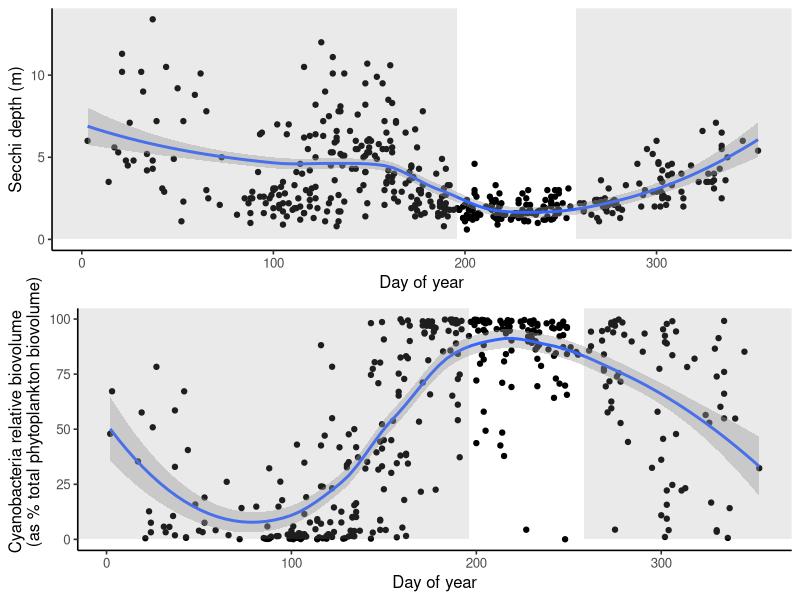
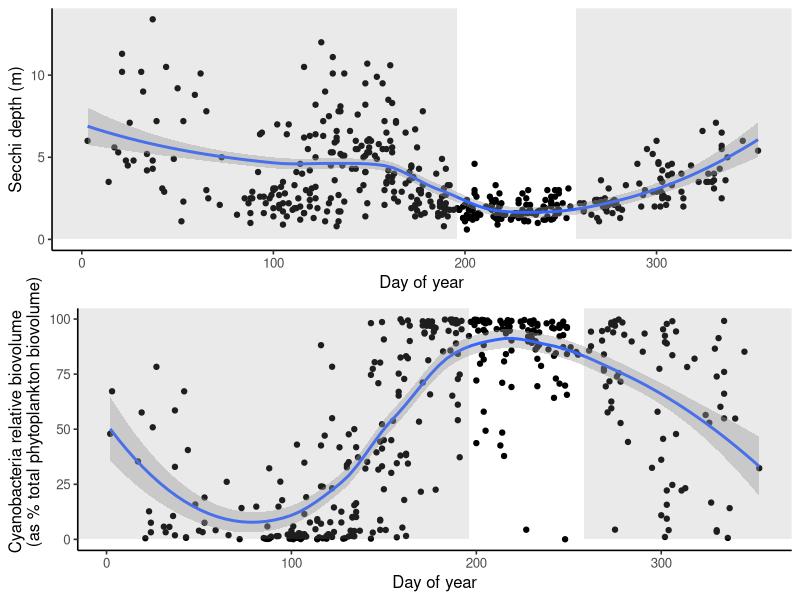

Recreate these plots in R, in order. (Note: this script raises an error after producing the figures.)
## ---- chunk 1
library(ggplot2) #needed for plots
library(dplyr) #needed for reshaping/reformating data
library(ggpubr) #needed to plot mupltiple plots together
## ---- chunk 2
### load the Secchi disk depth data ###
Secchi<- read.csv(file="Original_data/ntl31_v9_secchi.csv")

### load the phytoplankton cell count data ###
phyto<-read.csv(file="Original_data/ntl88_v13_phytoplankton.csv", header=TRUE)
## ---- chunk 3
Me_cyanoRB<- phyto %>%
  mutate(sampledate=as.Date(sampledate, origin="1899-12-30")) %>% #tells R to format field as Datey
  filter(lakeid=="ME", #filter for Lake Mendota data
         depth_range=="0-8m", #filter for data from integrated samples 0 to 8m
         division=="Cyanophyta") %>% #filter for cyanobacteria data
  group_by(sampledate) %>% #group all observations by sample date
  summarize(cyano_relbiovol=sum(relative_total_biovolume), #add all observations of cyanobacteria biovolumes together for each sample date
            CD_cellsmL=sum(cells_per_ml)) %>% #adds all the cyanobacteria cells/mL together for each sample date
  filter(cyano_relbiovol<=100) #remove any invalid records (>100%  not valid entry)
## ---- chunk 4
Me_Secchi<- Secchi %>%
  mutate(sampledate=as.Date(sampledate, origin="1899-12-30"),#tells R to format field as Date
         SD_m=secnview) %>% #adds units to field
  filter(lakeid=="ME") %>% #filter for Lake Mendota data
  select(sampledate, SD_m) #select the fields needed
## ---- chunk 5
Figure2_data<- merge(Me_cyanoRB, Me_Secchi, by=c("sampledate"),
                       all =TRUE) #merges data frames and keeps all records 
Figure2_data<- Figure2_data %>%
  mutate(Yr=as.numeric(format(sampledate, "%Y")), #renames field
         daynum=as.numeric(format(sampledate, "%j"))) #adds field with day
## ---- chunk 6
### plot Secchi depth by day of year ###
a<- ggplot(data=Figure2_data, aes(x=daynum, y=SD_m)) + #plots SD across day
  geom_point() + #plots observations as points
  theme_classic(base_size=12) +
  geom_smooth() + #adds regression curve
  labs(x="Day of year", y="Secchi depth (m)") +
  annotate('rect', fill='gray60', alpha=.2, #creates a shadow box 
           xmin=-Inf, xmax=196, ymin=0, ymax=Inf) +#shadow box highlights CyanoHAB season
  annotate('rect', fill='gray60', alpha=.2, #creates a shadow box 
           xmin=258, xmax=Inf, ymin=0, ymax=Inf)  #shadow box highlights CyanoHAB season

### plot cyanobacteria relative biovolume by day of year ###
b <- ggplot(data=Figure2_data, aes(x=daynum, y=cyano_relbiovol)) + #plots cyano RB across day
  geom_point() + #plots observations as points
  theme_classic(base_size=12) +
  geom_smooth() + #adds regression curve
  labs(x="Day of year", 
       y="Cyanobacteria relative biovolume 
       (as % total phytoplankton biovolume)") +
  annotate('rect', fill='gray60', alpha=.2, #creates a shadow box 
           xmin=-Inf, xmax=196, ymin=0, ymax=Inf) +#shadow box highlights CyanoHAB season
  annotate('rect', fill='gray60', alpha=.2, #creates a shadow box 
           xmin=258, xmax=Inf, ymin=0, ymax=Inf)  #shadow box highlights CyanoHAB season
fig2<- ggarrange(a, b, nrow=2, ncol=1) #plot figures together
fig2 #print figure
ggsave("Products/Figure2_color.png") #saves plot to Products folder
write.csv(Figure2_data, file="Products/Figure2_data.csv") #save data used to make figure
